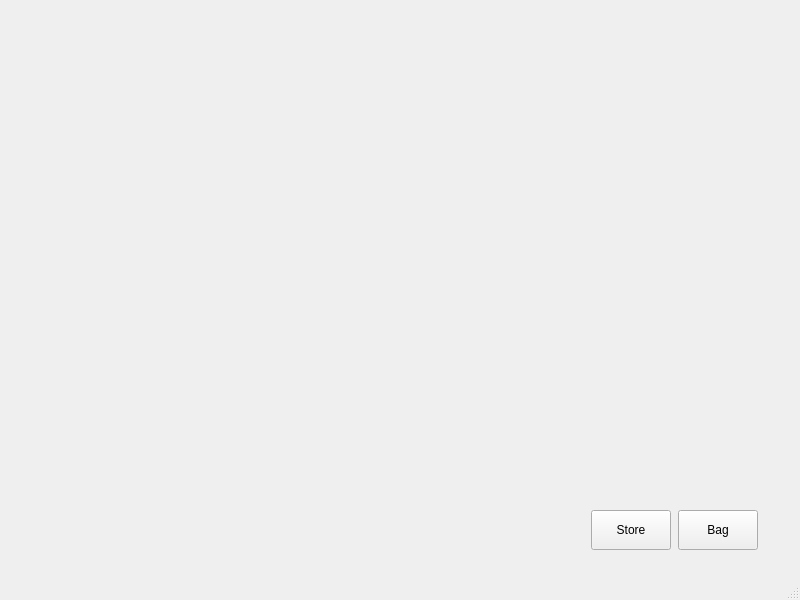
<?xml version="1.0" encoding="UTF-8"?>
<ui version="4.0">
 <class>MainWindow</class>
 <widget class="QMainWindow" name="MainWindow">
  <property name="geometry">
   <rect>
    <x>0</x>
    <y>0</y>
    <width>800</width>
    <height>600</height>
   </rect>
  </property>
  <property name="sizePolicy">
   <sizepolicy hsizetype="Fixed" vsizetype="Fixed">
    <horstretch>0</horstretch>
    <verstretch>0</verstretch>
   </sizepolicy>
  </property>
  <property name="minimumSize">
   <size>
    <width>800</width>
    <height>600</height>
   </size>
  </property>
  <property name="maximumSize">
   <size>
    <width>800</width>
    <height>600</height>
   </size>
  </property>
  <property name="windowTitle">
   <string>MainWindow</string>
  </property>
  <widget class="QWidget" name="centralwidget">
   <property name="sizePolicy">
    <sizepolicy hsizetype="Fixed" vsizetype="Fixed">
     <horstretch>0</horstretch>
     <verstretch>0</verstretch>
    </sizepolicy>
   </property>
   <widget class="QWidget" name="horizontalLayoutWidget">
    <property name="geometry">
     <rect>
      <x>590</x>
      <y>490</y>
      <width>169</width>
      <height>80</height>
     </rect>
    </property>
    <layout class="QHBoxLayout" name="horizontalLayout">
     <item>
      <widget class="QPushButton" name="pushButton_store">
       <property name="sizePolicy">
        <sizepolicy hsizetype="Fixed" vsizetype="Fixed">
         <horstretch>0</horstretch>
         <verstretch>0</verstretch>
        </sizepolicy>
       </property>
       <property name="minimumSize">
        <size>
         <width>80</width>
         <height>40</height>
        </size>
       </property>
       <property name="maximumSize">
        <size>
         <width>80</width>
         <height>40</height>
        </size>
       </property>
       <property name="text">
        <string>Store</string>
       </property>
      </widget>
     </item>
     <item>
      <widget class="QPushButton" name="pushButton_bag">
       <property name="sizePolicy">
        <sizepolicy hsizetype="Fixed" vsizetype="Fixed">
         <horstretch>0</horstretch>
         <verstretch>0</verstretch>
        </sizepolicy>
       </property>
       <property name="minimumSize">
        <size>
         <width>80</width>
         <height>40</height>
        </size>
       </property>
       <property name="maximumSize">
        <size>
         <width>80</width>
         <height>40</height>
        </size>
       </property>
       <property name="text">
        <string>Bag</string>
       </property>
      </widget>
     </item>
    </layout>
   </widget>
  </widget>
  <widget class="QMenuBar" name="menubar">
   <property name="geometry">
    <rect>
     <x>0</x>
     <y>0</y>
     <width>800</width>
     <height>26</height>
    </rect>
   </property>
  </widget>
  <widget class="QStatusBar" name="statusbar"/>
 </widget>
 <resources/>
 <connections/>
</ui>
